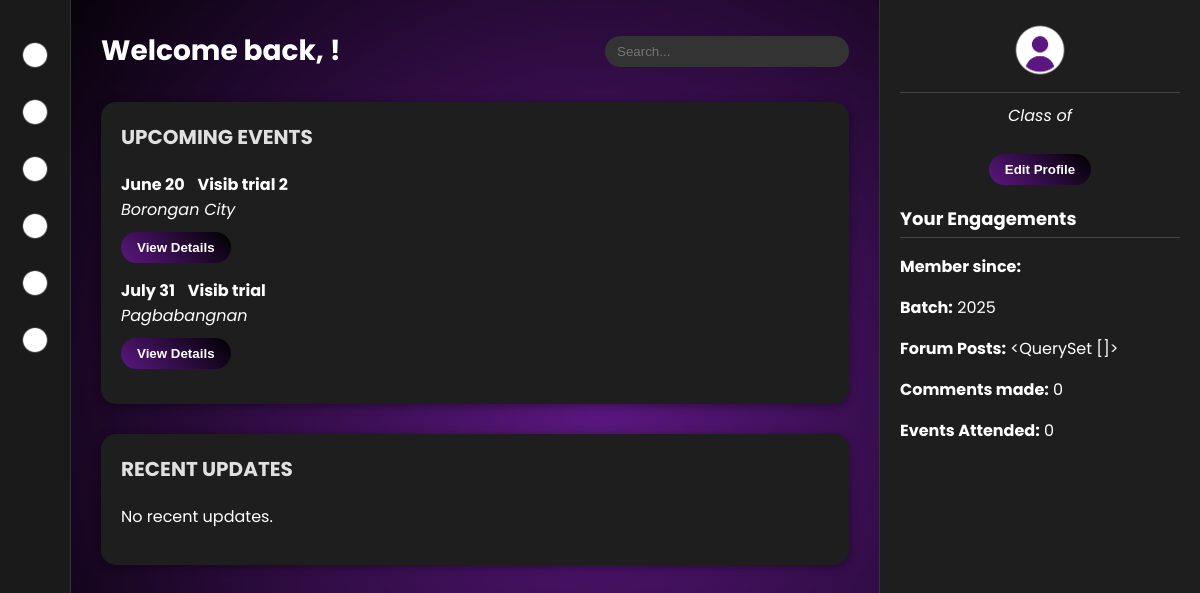
The page / (signed in) on the database as committed earlier.
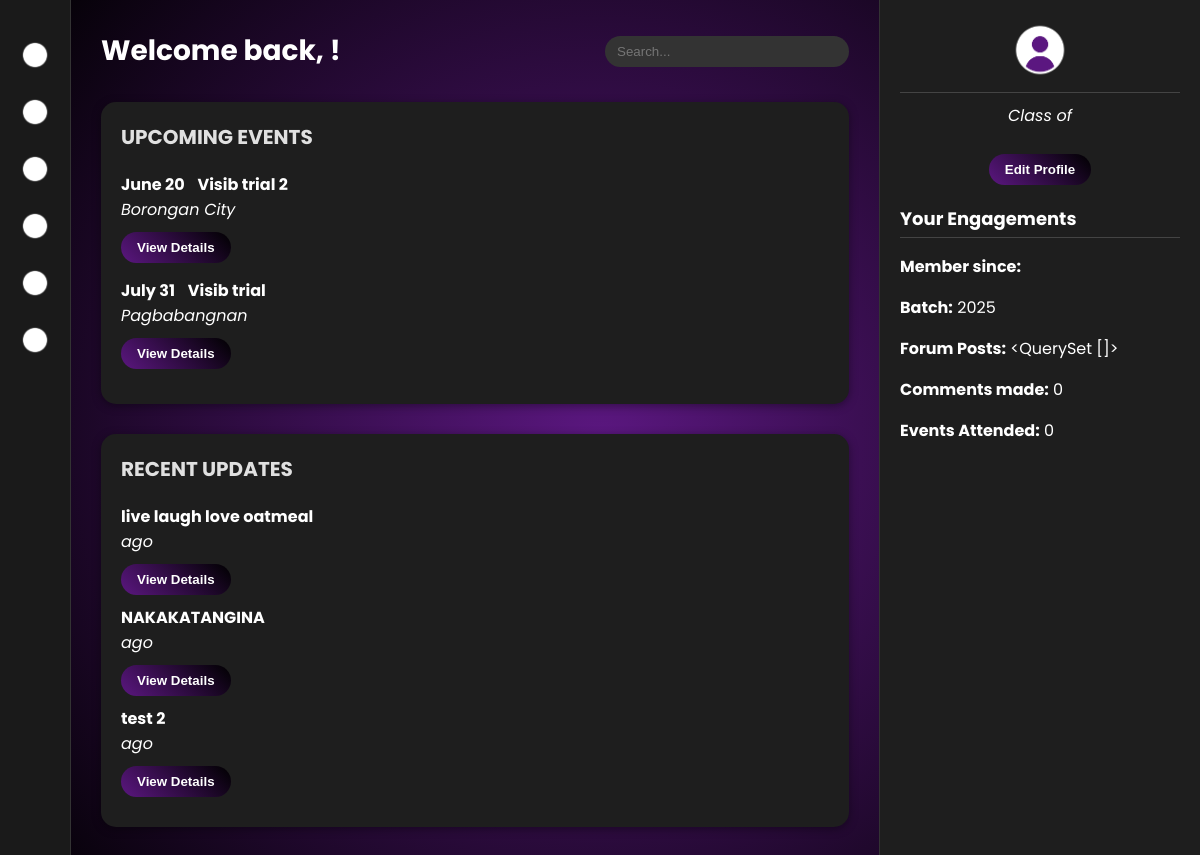
The same page on the database as committed later.
### core/models.py (models this page shows, shortened)
class Event(models.Model):
    title = models.CharField(max_length=200)
    description = models.TextField()
    date = models.DateField(default=date.today)
    time = models.TimeField()
    location = models.CharField(max_length=200)

class Updates(models.Model):
    title = models.CharField(max_length=200)
    content = models.TextField()
    date_posted = models.DateTimeField(auto_now_add=True)
    related_event = models.ForeignKey(Event, on_delete=models.SET_NULL, null=True, blank=True)

### core/views.py (the view)
# urls.py: 2. Add a URL to urlpatterns:  path('', views.home, name='home')
@login_required
def home(request):
    user = request.user
    upcoming_events = Event.objects.filter(date__gte=timezone.now()).order_by('date')[:5]
    recent_updates = Updates.objects.all().order_by('-date_posted')
    forum_posts_count = Forum.objects.filter(author=request.user)
    comments_count = Comment.objects.filter(user=user).count()
    events_attended_count = Attendance.objects.filter(user=user).count()
    return render(request, 'core/home.html', {
        'user': user,
        'upcoming_events': upcoming_events,
        'recent_updates': recent_updates,
        'forum_posts_count': forum_posts_count,
        'comments_count': comments_count,
        'events_attended_count': events_attended_count,
    })

### core/models.py (called while the page is built)
    @property
    def batch(self):
        return self.year_graduated

### core/templates/core/home.html (shortened to what this page needs)
{% load static %}
<!DOCTYPE html>
<html lang="en">
<head>
    <link rel="stylesheet" href="{% static 'css/style.css' %}">
</head>
<body>
  <div class="container">
    <div class="sidebar">
      <nav>
        <a href="{% url 'profile' %}"><img src="{% static 'img/user_icon.png' %}" alt="Profile"></a>
        <a href="{% url 'home' %}"><img src="{% static 'img/home_icon.png' %}" alt="Home"></a>
        <a href="{% url 'events' %}"><img src="{% static 'img/events_icon.png' %}" alt="Events"></a>
        <a href="{% url 'forum' %}"><img src="{% static 'img/forum_icon.png' %}" alt="Forum"></a>
        <a href="{% url 'updates' %}"><img src="{% static 'img/updates_icon.png' %}" alt="Updates"></a>
        <a href="{% url 'logout' %}"><img src="{% static 'img/logout_icon.png' %}" alt="Logout"></a>
      </nav>
    </div>
    <div class="main-content">
      <div class="forum-header">
        <h1>Welcome back, {{ user.first_name }}!</h1>
        <input type="text" class="search-bar" placeholder="Search...">
      </div>
      <div class="forum-post">
        <h3>UPCOMING EVENTS</h3>
        {% for event in upcoming_events %}
        <div style="margin-bottom: 15px;">
          <strong>{{ event.date|date:"F d" }}</strong> &nbsp;
          <span style="font-weight: bold;">{{ event.title }}</span><br>
          <em>{{ event.location }}</em><br>
          <a href="{% url 'event_detail' event.id %}">
            <button class="attend-button">View Details</button>
          </a>
        </div>
        {% empty %}
        <p>No upcoming events.</p>
        {% endfor %}
      </div>
      <div class="forum-post">
        <h3>RECENT UPDATES</h3>
        {% for update in recent_updates %}
        <div style="margin-bottom: 10px;">
          <strong>{{ update.title }}</strong><br>
          <em>{{ update.posted_at|timesince }} ago</em><br>
          <a href="{% url 'update_detail' update.id %}">
            <button class="attend-button">View Details</button>
          </a>
        </div>
        {% empty %}
        <p>No recent updates.</p>
        {% endfor %}
      </div>
    </div>
    <div class="trending-posts">
      <div style="text-align: center; margin-bottom: 20px;">
        <img src="{% static 'img/user_icon.png' %}" alt="Profile" style="width: 60px;">
        <h3>{{ user.first_name }} {{ user.last_name }}</h3>
        <em>Class of {{ user.graduation_year }}</em><br>
        <a href="{% url 'profile' %}">
          <button class="attend-button">Edit Profile</button>
        </a>
      </div>
      <h3>Your Engagements</h3>
      <p><strong>Member since:</strong><br> {{ user.date_joined|date:"F Y" }}</p>
      <p><strong>Batch:</strong> {{ user.batch }}</p>
      <p><strong>Forum Posts:</strong> {{ forum_posts_count }}</p>
      <p><strong>Comments made:</strong> {{ comments_count }}</p>
      <p><strong>Events Attended:</strong> {{ events_attended_count }}</p>
    </div>
  </div>
</body>
</html>

Rows that differ between the two databases and show on the page:
added Updates: title "live laugh love oatmeal"
added Updates: title "NAKAKATANGINA"
added Updates: title "test 2"
Other text that changed with them:
text no longer shown: "No recent updates."
